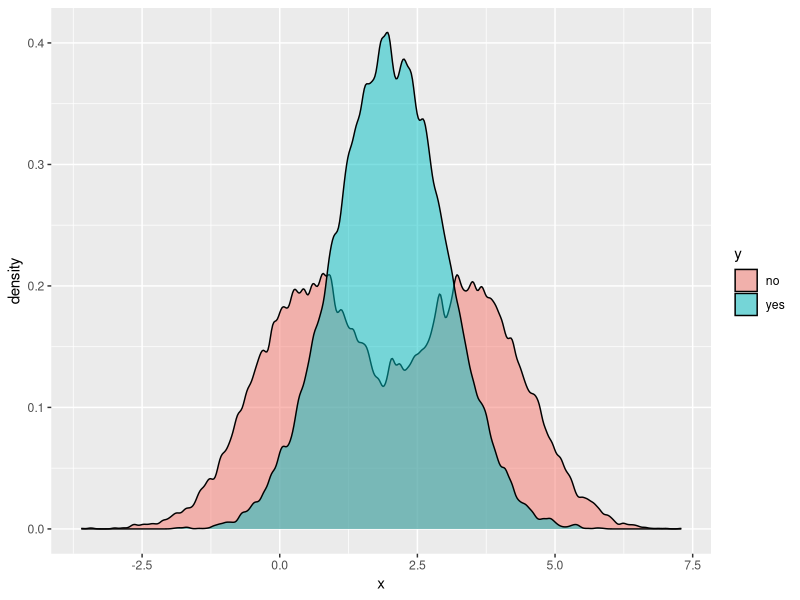
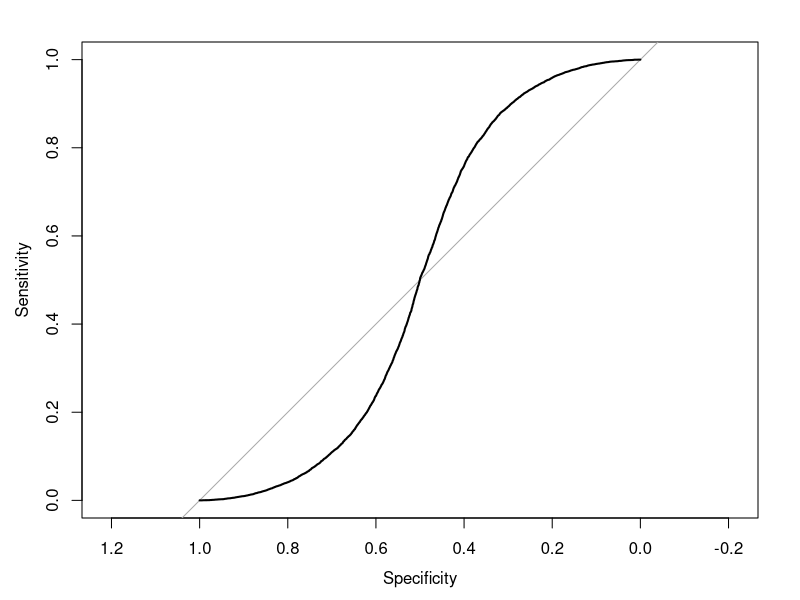
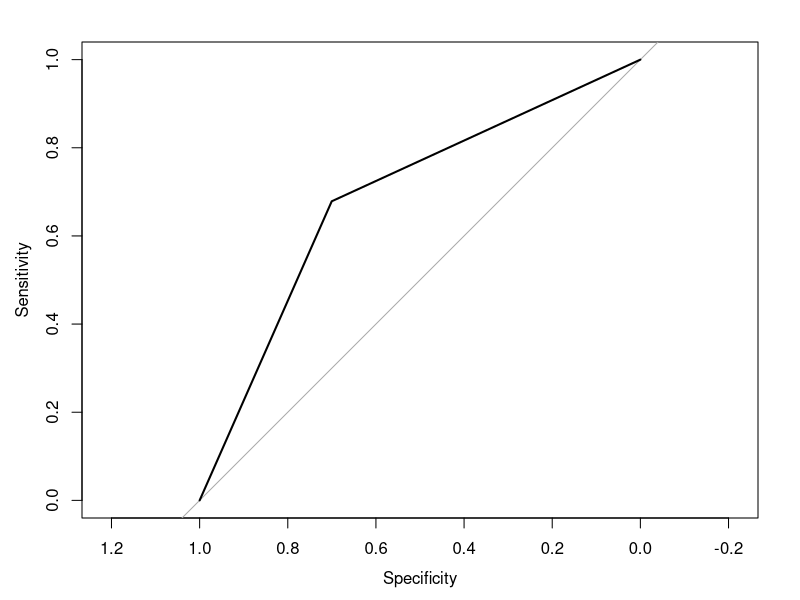

These charts were generated, in order, by the following R code: (Note: this script raises an error after producing the figures.)
## ---- chunk 1
library(ggplot2)     # Plotten
library(pROC)        # ROC berechnen
library(caret)       # Für XGB Tree
library(data.table)  # Weil data.table geil ist
## ---- chunk 2
# Die Gesamtzahl der Punkte ist size*4
size = 10000

tach = data.frame(x = c(rnorm(n = size, mean = 0.5), rnorm(size, 3.5), rnorm(2*size, 2)),
                  y = factor(rep(c("no", "yes"), each = 2*size)))

ggplot(tach, aes(x, fill = y)) + geom_density(bw = 0.05, alpha = 0.5)
## ---- chunk 3
roc(tach$y, tach$x, algorithm = 3)
## ---- chunk 4
plot(roc(tach$y, tach$x, algorithm = 3))
## ---- chunk 5
tach$naive_pred = as.numeric(tach$x > 1 & tach$x < 3)

plot(roc(tach$y, tach$naive_pred, algorithm = 3))
## ---- chunk 6
roc(tach$y, tach$naive_pred, algorithm = 3)
## ---- chunk 7
modell_xgb = train(form = as.formula("y ~ x"), data = tach, method = "xgbTree",
                   tuneGrid = expand.grid(nrounds = 20,
                                          max_depth = 6,
                                          eta = 1,
                                          gamma = 1,
                                          colsample_bytree = 1,
                                          subsample = 1,
                                          min_child_weight = 1),
                   trControl = trainControl(method = "none", classProbs = TRUE),
                   metric = "twoClassSummary")

# Die Predictions als neue Spalte anhängen
tach$xgb_predict = predict(modell_xgb, tach, type = "prob")[, 2]
## ---- chunk 8
ggplot(tach, aes(xgb_predict, fill = y)) + geom_density(bw = 0.01, alpha = 0.5)
## ---- chunk 9
roc(tach$y, tach$xgb_predict, algorithm = 3)
## ---- chunk 10
plot(roc(tach$y, tach$xgb_predict, algorithm = 3))
## ---- chunk 11
# Ich liebe data.table!
tachdt = as.data.table(tach)

# Die Anzahl der Segmente, in die wir die x-Achse einteilen
anz_segm = 1000

tachdt$quanti = cut(tach$x, breaks = quantile(tach$x, probs = seq(0, 1, length = anz_segm + 1)),
                    labels = as.character(seq(1, anz_segm, by = 1)), include.lowest = TRUE)

# Danach berechnen wir pro Segment die "yesrate", also die Annahmerate, und
# kleben sie an die ursprüngliche Tabelle ran.
tachdt = merge(tachdt, tachdt[, .(yesrate = mean(ifelse(y == "yes", 1, 0))), quanti],
               by = "quanti", all.x = TRUE, sort = FALSE)

# Wenn man die yesrate auf ganze Zahlen abbildet und die Dichten getrennt nach
# der Zielvariable plottet, kommt was schönes heraus!
ggplot(tachdt, aes(as.integer(as.factor(yesrate)), fill = y)) + geom_density(alpha = 0.5, bw = 0.5)
## ---- chunk 12
roc(tachdt$y, tachdt$yesrate)
